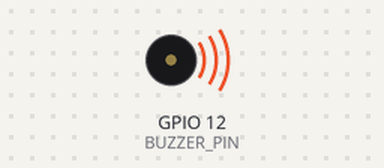
The sketch below on a simulated ESP32. Shown: buzzer (waves = sounding).

Above: at 0.2 s.
Timing chart, 0 to 8.1 s (numbered marks = the images above):
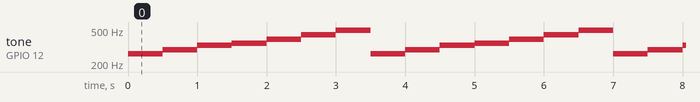

Measured:
- by itself, tone on GPIO 12 (BUZZER_PIN): repeats every 3.5 s: 294 Hz 0.50 s, 330 Hz 0.50 s, 349 Hz 0.50 s, 392 Hz 0.50 s, 440 Hz 0.50 s, 494 Hz 0.50 s, 262 Hz 0.50 s

The sketch:

ESP32_Passive_Buzzer_Test_PWM_output.ino
```cpp
// ESP32 KY-006 passive buzzer test
// https://oshwlab.com/l.dijkman/esp32-dev-kit-38-pin-to-spi-touch-tft
// https://github.com/ldijkman/ART-ESP32-Touch-TFT-Thermostat
// http://www.Arduino.TK

#include <Tone32.h> //https://github.com/lbernstone/Tone32

#define BUZZER_PIN 12  //gpio 12  signal and ground for KY-006 Passive buzzer module
#define BUZZER_CHANNEL 0

void setup() {

}

void loop() {
  tone(BUZZER_PIN, NOTE_C4, 500, BUZZER_CHANNEL);
  noTone(BUZZER_PIN, BUZZER_CHANNEL);
  tone(BUZZER_PIN, NOTE_D4, 500, BUZZER_CHANNEL);
  noTone(BUZZER_PIN, BUZZER_CHANNEL);
  tone(BUZZER_PIN, NOTE_E4, 500, BUZZER_CHANNEL);
  noTone(BUZZER_PIN, BUZZER_CHANNEL);
  tone(BUZZER_PIN, NOTE_F4, 500, BUZZER_CHANNEL);
  noTone(BUZZER_PIN, BUZZER_CHANNEL);
  tone(BUZZER_PIN, NOTE_G4, 500, BUZZER_CHANNEL);
  noTone(BUZZER_PIN, BUZZER_CHANNEL);
  tone(BUZZER_PIN, NOTE_A4, 500, BUZZER_CHANNEL);
  noTone(BUZZER_PIN, BUZZER_CHANNEL);
  tone(BUZZER_PIN, NOTE_B4, 500, BUZZER_CHANNEL);
  noTone(BUZZER_PIN, BUZZER_CHANNEL);
}
```
